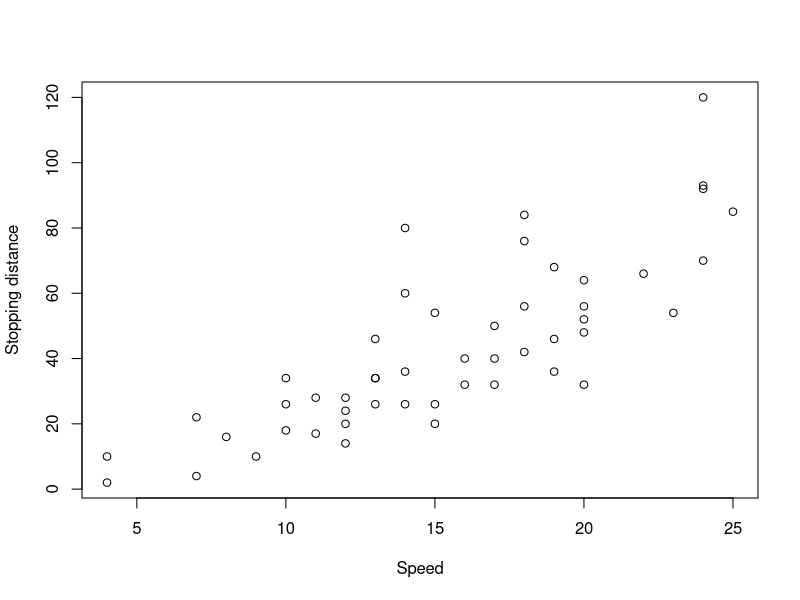
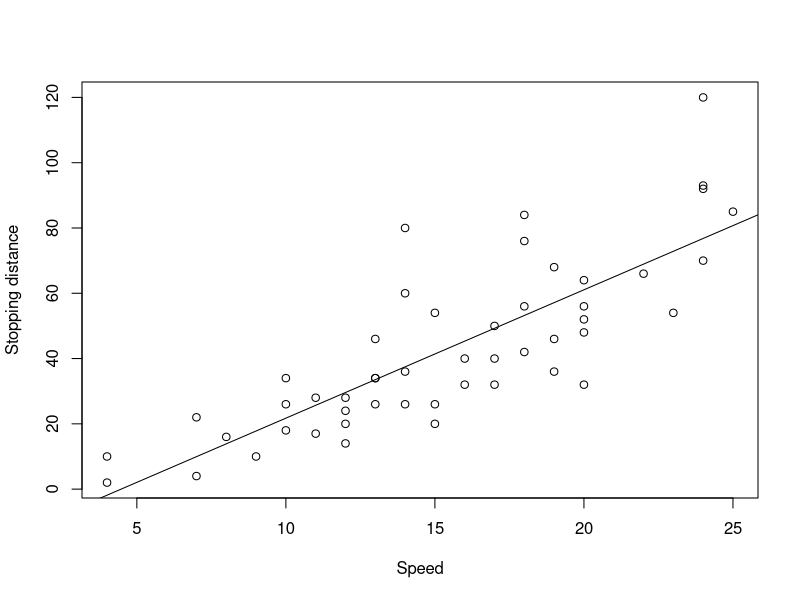
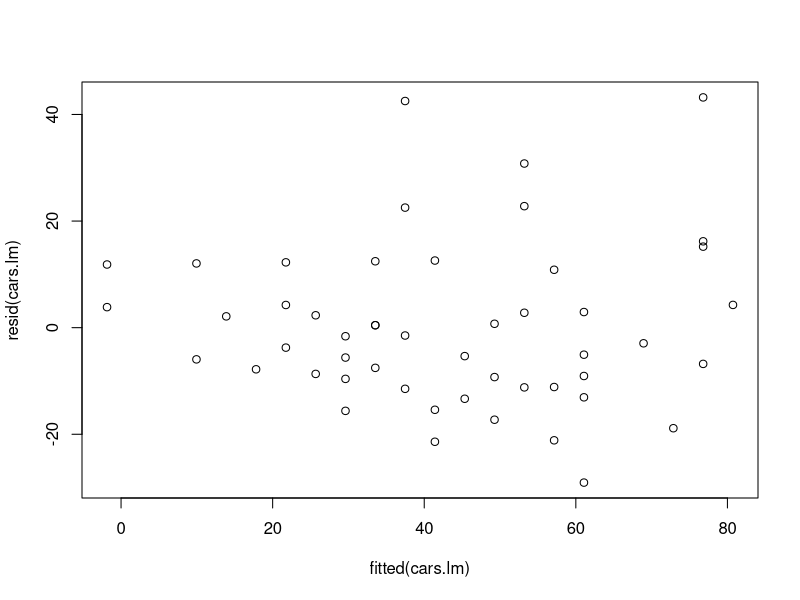
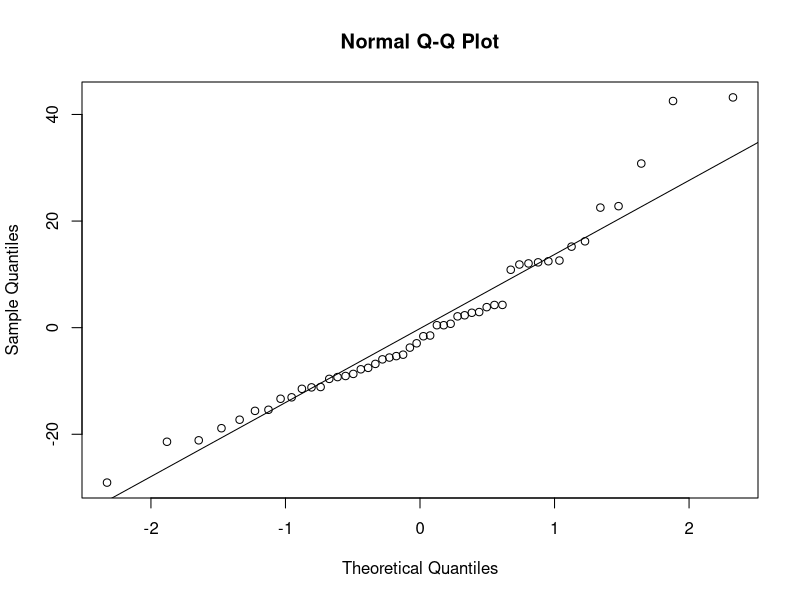

These figures' R source, in order:
## ---- chunk 1
knitr::opts_chunk$set(echo = TRUE)
## ---- chunk 2
head(cars)
## ---- chunk 3
plot(cars, xlab = "Speed", ylab = "Stopping distance")
## ---- chunk 4
cars.lm <- lm(dist ~ speed, data = cars)
summary(cars.lm)
## ---- chunk 5
#Plot of Linear Model
plot(cars, xlab = "Speed", ylab = "Stopping distance")
abline(cars.lm)
## ---- chunk 6
plot(fitted(cars.lm), resid(cars.lm))
## ---- chunk 7
qqnorm(resid(cars.lm))
qqline(resid(cars.lm))
